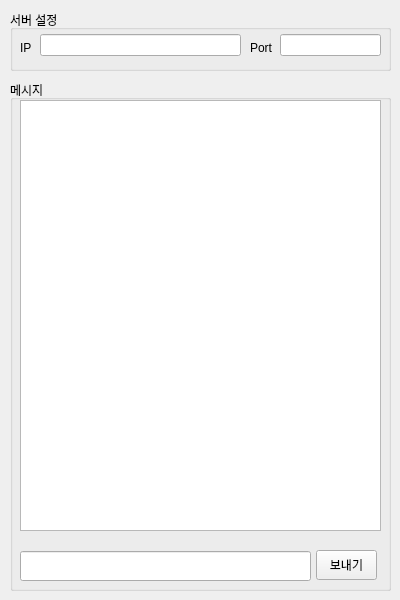
<?xml version="1.0" encoding="UTF-8"?>
<ui version="4.0">
 <class>Form</class>
 <widget class="QWidget" name="Form">
  <property name="geometry">
   <rect>
    <x>0</x>
    <y>0</y>
    <width>400</width>
    <height>600</height>
   </rect>
  </property>
  <property name="windowTitle">
   <string>Form</string>
  </property>
  <widget class="QGroupBox" name="groupBox_2">
   <property name="geometry">
    <rect>
     <x>10</x>
     <y>10</y>
     <width>381</width>
     <height>61</height>
    </rect>
   </property>
   <property name="title">
    <string>서버 설정</string>
   </property>
   <widget class="QWidget" name="verticalLayoutWidget_3">
    <property name="geometry">
     <rect>
      <x>30</x>
      <y>20</y>
      <width>201</width>
      <height>31</height>
     </rect>
    </property>
    <layout class="QVBoxLayout" name="verticalLayout_3">
     <item>
      <widget class="QLineEdit" name="input_ip">
       <property name="text">
        <string/>
       </property>
      </widget>
     </item>
    </layout>
   </widget>
   <widget class="QWidget" name="verticalLayoutWidget_4">
    <property name="geometry">
     <rect>
      <x>270</x>
      <y>20</y>
      <width>101</width>
      <height>31</height>
     </rect>
    </property>
    <layout class="QVBoxLayout" name="verticalLayout_4">
     <item>
      <widget class="QLineEdit" name="input_port"/>
     </item>
    </layout>
   </widget>
   <widget class="QLabel" name="label">
    <property name="geometry">
     <rect>
      <x>10</x>
      <y>30</y>
      <width>31</width>
      <height>16</height>
     </rect>
    </property>
    <property name="text">
     <string>IP</string>
    </property>
   </widget>
   <widget class="QLabel" name="label_3">
    <property name="geometry">
     <rect>
      <x>240</x>
      <y>30</y>
      <width>31</width>
      <height>16</height>
     </rect>
    </property>
    <property name="text">
     <string>Port</string>
    </property>
   </widget>
  </widget>
  <widget class="QGroupBox" name="groupBox">
   <property name="geometry">
    <rect>
     <x>10</x>
     <y>80</y>
     <width>381</width>
     <height>511</height>
    </rect>
   </property>
   <property name="title">
    <string>메시지</string>
   </property>
   <widget class="QWidget" name="gridLayoutWidget">
    <property name="geometry">
     <rect>
      <x>306</x>
      <y>460</y>
      <width>61</width>
      <height>50</height>
     </rect>
    </property>
    <layout class="QGridLayout" name="gridLayout">
     <item row="0" column="0" rowspan="2">
      <widget class="QPushButton" name="btn_send">
       <property name="minimumSize">
        <size>
         <width>0</width>
         <height>30</height>
        </size>
       </property>
       <property name="text">
        <string>보내기</string>
       </property>
      </widget>
     </item>
    </layout>
   </widget>
   <widget class="QWidget" name="verticalLayoutWidget">
    <property name="geometry">
     <rect>
      <x>10</x>
      <y>20</y>
      <width>361</width>
      <height>431</height>
     </rect>
    </property>
    <layout class="QVBoxLayout" name="verticalLayout">
     <item>
      <widget class="QTextBrowser" name="msg_box"/>
     </item>
    </layout>
   </widget>
   <widget class="QWidget" name="verticalLayoutWidget_2">
    <property name="geometry">
     <rect>
      <x>10</x>
      <y>470</y>
      <width>291</width>
      <height>32</height>
     </rect>
    </property>
    <layout class="QVBoxLayout" name="verticalLayout_2">
     <item>
      <widget class="QLineEdit" name="input_msg">
       <property name="minimumSize">
        <size>
         <width>0</width>
         <height>30</height>
        </size>
       </property>
      </widget>
     </item>
    </layout>
   </widget>
  </widget>
 </widget>
 <resources/>
 <connections/>
</ui>
